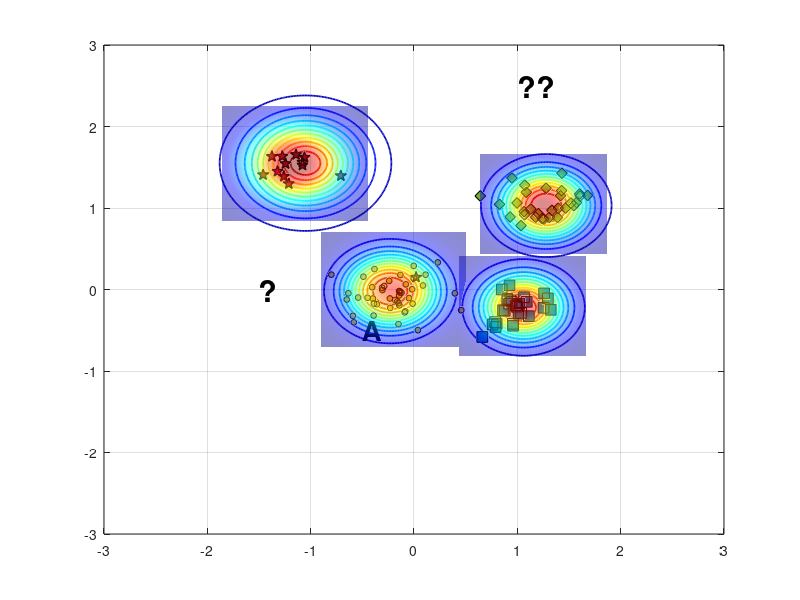

Reproduce this figure in MATLAB. (Note: this script raises an error after producing the figure.)
%% Reproduce EVM-style demo figure (no toolboxes)
clear; close all; clc; rng(7);

% ---------- 1) 合成四类二维数据 ----------
% 类中心（大致对应图中位置）
C_star  = [-1.15  1.55];   % 红色星
C_diam  = [ 1.25  1.05];   % 绿色菱形
C_square= [ 1.05 -0.20];   % 蓝色方块
C_dot   = [-0.20  0.00];   % 蓝色小点（被 A 标注影响的那簇）

% 协方差（控制每簇形状）
S = @(sx,sy,rho)[sx^2 rho*sx*sy; rho*sx*sy sy^2];
Sig_star   = S(0.18,0.20, 0.05);
Sig_diam   = S(0.22,0.18,-0.10);
Sig_square = S(0.20,0.16, 0.05);
Sig_dot    = S(0.25,0.18, 0.00);

% 从高斯采样（不用 mvnrnd）
sample = @(N,mu,SIG) (randn(N,2)*chol(SIG,'lower') + mu);

X_star   = sample(12,C_star,   Sig_star);
X_diam   = sample(30,C_diam,   Sig_diam);
X_square = sample(28,C_square, Sig_square);
X_dot    = sample(45,C_dot,    Sig_dot);

% 加一个“离群星”靠近 A（见原图左中）
X_star = [X_star; 0.02 0.15];

% ---------- 2) 底面散点与样式 ----------
figure('Color','w','Position',[100,100,800,600]);
hold on; box on; grid on;
z0 = 0; % 所有散点都放在 z=0 的平面

% 确保按照绘制顺序叠放，便于把散点置顶
set(gca,'SortMethod','childorder');

h_star   = scatter3(X_star(:,1),  X_star(:,2),  z0+zeros(size(X_star,1),1),  70, ...
        'pentagram', 'filled', 'MarkerEdgeColor','k', 'MarkerFaceColor',[0.635294 0.0784314 0.184314], 'LineWidth',1.0); % 红色五角星 #A2142F
h_diam   = scatter3(X_diam(:,1),  X_diam(:,2),  z0+zeros(size(X_diam,1),1),  60, ...
        'd', 'filled', 'MarkerEdgeColor','k', 'MarkerFaceColor',[0.466667 0.674510 0.188235]); % 绿色菱形 #77AC30
h_square = scatter3(X_square(:,1),X_square(:,2),z0+zeros(size(X_square,1),1),60, ...
        's', 'filled', 'MarkerEdgeColor','k', 'MarkerFaceColor',[0 0.447059 0.741176]); % 蓝色正方形 #0072BD
h_dot    = scatter3(X_dot(:,1),   X_dot(:,2),   z0+zeros(size(X_dot,1),1),   18, ...
        'o', 'filled', 'MarkerEdgeColor','k', 'MarkerFaceColor',[0.929412 0.694118 0.125490]); % 黄色圆形 #EDB120


% ---------- 3) ψ-model 等值环（彩色同心） ----------
% 采用带形状参的径向函数 psi(r) = exp(-(r/s)^t)
psi = @(X,Y,cx,cy,s,t) exp( - ( sqrt((X-cx).^2 + (Y-cy).^2) ./ s ).^t );

% 选几处“极端向量/代表点”（包含 A 所在）
EV = [ -0.23 -0.02 ;   % A 对应蓝点极端向量
        1.06 -0.22 ;   % 蓝方块
        1.28  1.03 ;   % 绿菱形
       -1.05  1.55 ];  % 红星
scale = [0.42, 0.36, 0.40, 0.48];   % 各自 scale
shape = [2.6,  2.2,  2.4,  2.0];    % 各自 shape

% 网格
[xg,yg] = meshgrid(linspace(-3,3,400));
colormap(jet); caxis([0 1]);

% 等高线层级（红到蓝：高到低）
levels = linspace(1.0,0.05,12);

for k = 1:size(EV,1)
    Z = psi(xg,yg,EV(k,1),EV(k,2),scale(k),shape(k));
    [~, h] = contour(xg,yg,Z,levels);    % 直接画在底面，保持颜色映射
    set(h,'LineWidth',1.25);

    % 将等高线明确压到 z=0（兼容不同 MATLAB 版本）
    ch = get(h,'Children');
    for ic = 1:numel(ch)
        zd = get(ch(ic),'ZData');
        if ~isempty(zd)
            set(ch(ic),'ZData',zeros(size(zd))); % 强制贴在 z=0
        end
    end
end

% 标出 A 与问号
h_A = text(-0.5,-0.5,0,'A','FontWeight','bold','FontSize',20,'Color','k');
text( 1, 2.5,0,'??','FontWeight','bold','FontSize',22,'Color','k');
text( -1.5,0,0,'?','FontWeight','bold','FontSize',22,'Color','k');

% ---------- 4) 上方半透明“钟形面”（表示类支持/概率） ----------
% 用四个高斯穹顶，中心与各簇一致
gauss2 = @(X,Y,cx,cy,s) exp(-((X-cx).^2 + (Y-cy).^2)/(2*s^2));
tops  = {C_star, C_diam, C_square, C_dot};
sigT  = [0.32 0.28 0.28 0.32];   % 调小 sigma，使穹顶更集中
amp   = [1.05 0.95 0.90 0.85];

% 抬高穹顶，并缩小每个穹顶的覆盖范围（为每个穹顶使用局部网格）
zlift      = 0.22;   % 统一抬高量（不改变颜色映射）
spanFactor = 2.2;    % 每个穹顶半宽 = spanFactor * sigma（越小覆盖越小）
gridN      = 121;    % 局部网格分辨率

for i=1:4
    cx = tops{i}(1); cy = tops{i}(2);
    span = spanFactor * sigT(i);
    [xgi,ygi] = meshgrid(linspace(cx - span, cx + span, gridN), ...
                         linspace(cy - span, cy + span, gridN));

    Zt = amp(i) * gauss2(xgi,ygi,cx,cy,sigT(i));
    % 用 Zt 作为颜色，Zt+zlift 作为高度，从而抬高且保留原色
    s1 = surf(xgi,ygi, Zt + zlift, Zt, 'EdgeColor','none', 'FaceAlpha',0.45);
end
shading interp; 
% camlight headlight; 
lighting gouraud;

% 将散点推到顶层
uistack([h_star h_diam h_square h_dot], 'top');
% 将A推到顶层
uistack(h_A, 'top');

% ---------- 5) 轴、视角与观感 ----------
xlim([-2 2]); ylim([-1 3]); zlim([0 1.25]); view(47,21);
axis vis3d; daspect([1 1 0.8]);
set(gca,'FontName','Times New Roman','FontSize',12,'LineWidth',1);
% xlabel('x'); ylabel('y'); zlabel('score / \psi');

% 网格和背景风格
grid on; 
% set(gca,'GridAlpha',0.2,'MinorGridAlpha',0.2);
